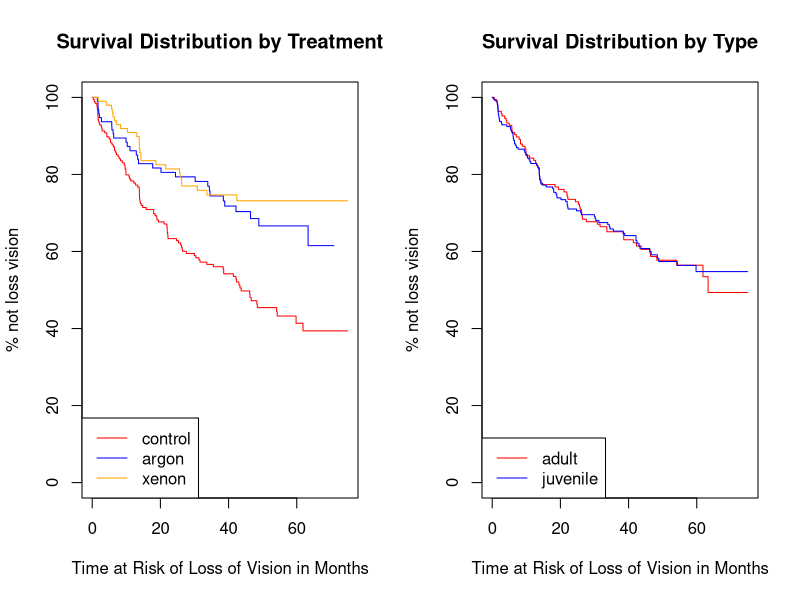
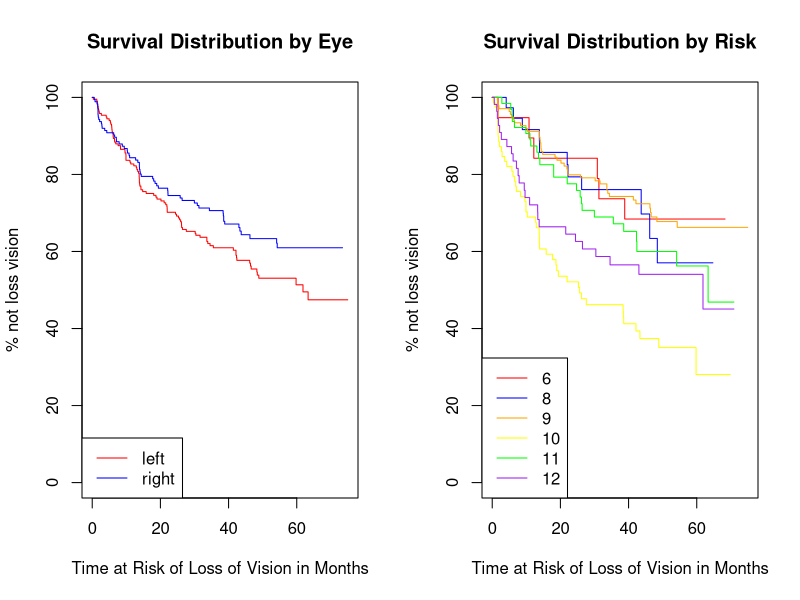
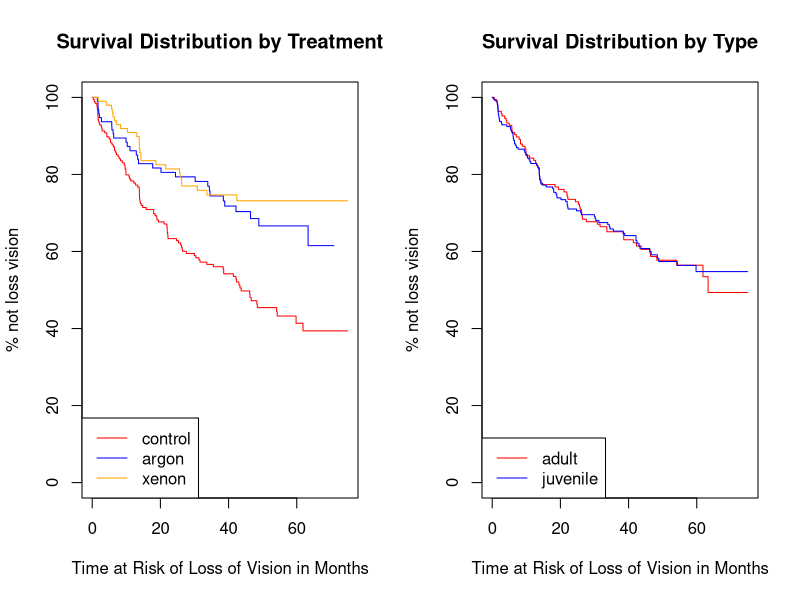
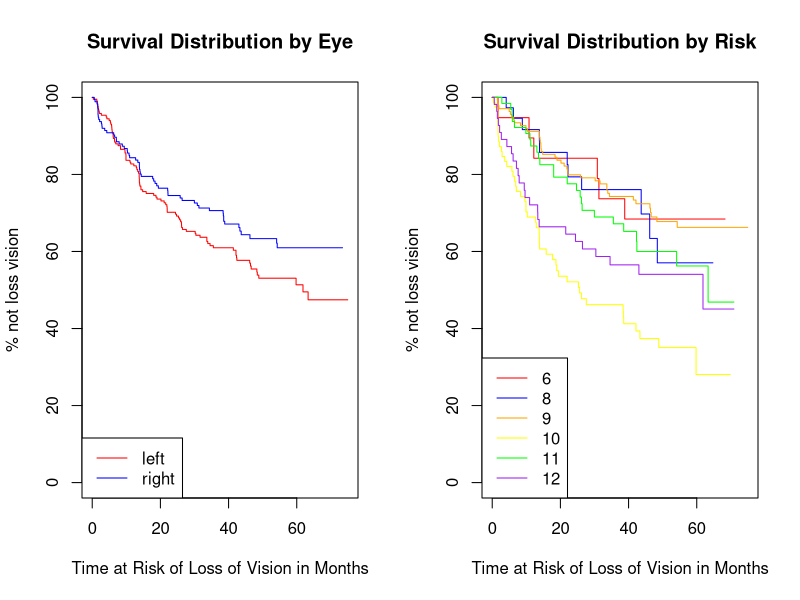

Write R code to recreate these figures, in order.
## ---- chunk 1
knitr::opts_chunk$set(echo = TRUE)
library(survival)
library(tidyverse)
library(Hmisc)
## ---- chunk 2
df = read.delim('diabeticVision.csv', sep=',')
df = df %>%
  mutate(
    tr_eye = ifelse(trt==1, eye, ifelse(eye=='left', 'right', 'left')),
    treatment = ifelse(trt==1, laser, 'control')
  )
df$treatment =  relevel(as.factor(df$treatment), ref='control')
## ---- chunk 3
survobj = with(df, Surv(futime, status))

plot_survfit = function(var){
  fitr <- survfit(as.formula(paste0('survobj~', var)), data=df)
  plot(fitr, xlab="Time at Risk of Loss of Vision in Months",
   ylab="% not loss vision", yscale=100,
   main=paste("Survival Distribution by", capitalize(var)),
   col = c('red', 'blue', 'orange', 'yellow', 'green', 'purple'))
  legend('bottomleft', legend=levels(as.factor(df[,var])), 
         col = c('red', 'blue', 'orange', 'yellow', 'green', 'purple'), lty=1)
}
par(mfrow=c(1,2))
plot_survfit('treatment')
plot_survfit('type')
plot_survfit('eye')
plot_survfit('risk')
## ---- chunk 4
dif_res = rbind(
  c('Treatment', survdiff(survobj~treatment, data=df)$chisq, 1 - pchisq(survdiff(survobj~treatment, data=df)$chisq, df=1)), 
  c('Type', survdiff(survobj~type, data=df)$chisq, 1 - pchisq(survdiff(survobj~type, data=df)$chisq, df=1)),
  c('Eye', survdiff(survobj~eye, data=df)$chisq, 1 - pchisq(survdiff(survobj~eye, data=df)$chisq, df=1)),
  c('Risk', survdiff(survobj~risk, data=df)$chisq, 1 - pchisq(survdiff(survobj~risk, data=df)$chisq, df=1)))
dif_res[,c(2)] = round(as.numeric(dif_res[,c(2)]), 3)
dif_res[,c(3)] = round(as.numeric(dif_res[,c(3)]), 6)
dif_res %>% knitr::kable(col.names = c('Variable', 'Chisq2', 'P-value'), caption = 'The Log-rank Test')
## ---- chunk 5
cox_model = summary(coxph(survobj~eye+age+risk+treatment, data=df))
cbind(round(cox_model$coefficients[,c(1,4,5)], 4), round(cox_model$conf.int,4))%>%
  knitr::kable(caption = 'The Cox Proportion Hazard Model')
gof = cox.zph(coxph(survobj~eye+age+risk+treatment, data=df)) 
gof$table %>% knitr::kable(caption = 'Proportional Hazards Assumption Test')
## ---- chunk 6
cox_model_frailty = summary(coxph(survobj~eye+age+risk+treatment+frailty(id), data=df))
cbind(round(cox_model_frailty$coefficients[,c(1,4,6)], 4), 
      rbind(round(cox_model_frailty$conf.int,4), c(' ', ' ', ' ',' ')))%>%
  knitr::kable(caption = 'The Frailty Cox Proportional Hazards Model')
## ---- chunk 7
library(survival)
library(tidyverse)
library(Hmisc)

df = read.delim('diabeticVision.csv', sep=',')
df = df %>%
  mutate(
    tr_eye = ifelse(trt==1, eye, ifelse(eye=='left', 'right', 'left')),
    treatment = ifelse(trt==1, laser, 'control')
  )
df$treatment =  relevel(as.factor(df$treatment), ref='control')

survobj = with(df, Surv(futime, status))

plot_survfit = function(var){
  fitr <- survfit(as.formula(paste0('survobj~', var)), data=df)
  plot(fitr, xlab="Time at Risk of Loss of Vision in Months",
   ylab="% not loss vision", yscale=100,
   main=paste("Survival Distribution by", capitalize(var)),
   col = c('red', 'blue', 'orange', 'yellow', 'green', 'purple'))
  legend('bottomleft', legend=levels(as.factor(df[,var])), 
         col = c('red', 'blue', 'orange', 'yellow', 'green', 'purple'), lty=1)
}
par(mfrow=c(1,2))
plot_survfit('treatment')
plot_survfit('type')
plot_survfit('eye')
plot_survfit('risk')


dif_res = rbind(
  c('Treatment', survdiff(survobj~treatment, data=df)$chisq, 1 - pchisq(survdiff(survobj~treatment, data=df)$chisq, df=1)), 
  c('Type', survdiff(survobj~type, data=df)$chisq, 1 - pchisq(survdiff(survobj~type, data=df)$chisq, df=1)),
  c('Eye', survdiff(survobj~eye, data=df)$chisq, 1 - pchisq(survdiff(survobj~eye, data=df)$chisq, df=1)),
  c('Risk', survdiff(survobj~risk, data=df)$chisq, 1 - pchisq(survdiff(survobj~risk, data=df)$chisq, df=1)))
dif_res[,c(2)] = round(as.numeric(dif_res[,c(2)]), 3)
dif_res[,c(3)] = round(as.numeric(dif_res[,c(3)]), 6)
dif_res %>% knitr::kable(col.names = c('Variable', 'Chisq2', 'P-value'), caption = 'The Log-rank Test')

cox_model = summary(coxph(survobj~eye+age+risk+treatment, data=df))
cbind(round(cox_model$coefficients[,c(1,4,5)], 4), round(cox_model$conf.int,4))%>%
  knitr::kable(caption = 'The Cox Proportion Hazard Model')
gof = cox.zph(coxph(survobj~eye+age+risk+treatment, data=df)) 
gof$table %>% knitr::kable(caption = 'Proportional Hazards Assumption Test')

# library(coxme)
# sfrail <- coxme(survobj~laser+eye+type+risk + (1 | id),  data = df)

cox_model_frailty = summary(coxph(survobj~eye+age+risk+treatment+frailty(id), data=df))
cbind(round(cox_model_frailty$coefficients[,c(1,4,6)], 4), 
      rbind(round(cox_model_frailty$conf.int,4), c(' ', ' ', ' ',' ')))%>%
  knitr::kable(caption = 'The Frailty Cox Proportional Hazards Model')
